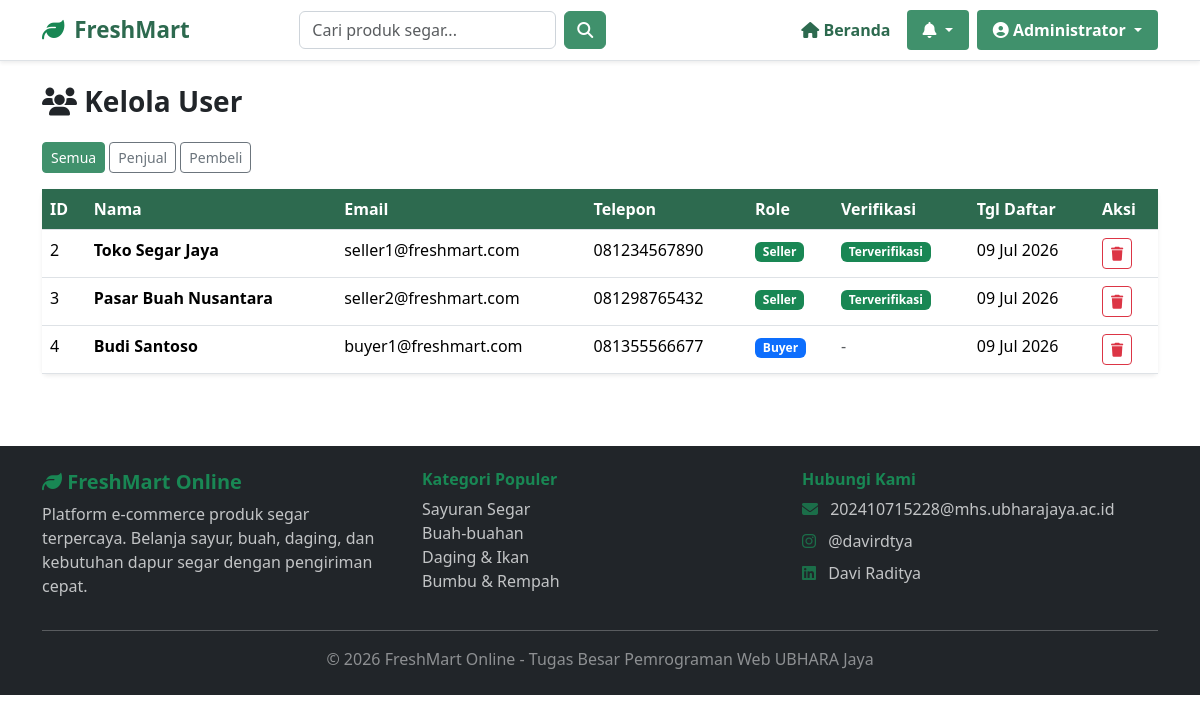
/src/views/admin/users.php (signed in), run on the app's committed database.
### tables this page shows
CREATE TABLE users (
    id INT AUTO_INCREMENT PRIMARY KEY,
    name VARCHAR(100) NOT NULL,
    email VARCHAR(100) NOT NULL UNIQUE,
    password VARCHAR(255) NOT NULL,
    role ENUM('admin', 'seller', 'buyer') NOT NULL DEFAULT 'buyer',
    phone VARCHAR(20),
    address TEXT,
    is_verified TINYINT(1) DEFAULT 0,
    created_at TIMESTAMP DEFAULT CURRENT_TIMESTAMP,
    updated_at TIMESTAMP DEFAULT CURRENT_TIMESTAMP ON UPDATE CURRENT_TIMESTAMP
);

### src/config/database.php (called while the page is built, shortened)
<?php
function e($string) {
    return htmlspecialchars($string, ENT_QUOTES, 'UTF-8');
}

### src/views/admin/users.php (the view, shortened to what this page needs)
<?php
require_once __DIR__ . '/../../config/database.php';
require_once __DIR__ . '/../partials/header.php';
$db = getDBConnection();
$roleFilter = $_GET['role'] ?? '';
$where = "role != 'admin'";
$params = [];
$stmt = $db->prepare("SELECT * FROM users WHERE $where ORDER BY created_at DESC");
$stmt->execute($params);
$users = $stmt->fetchAll();
?>
<div class="container py-4">
    <div class="d-flex justify-content-between mb-3">
        <h3 class="fw-bold"><i class="fas fa-users"></i> Kelola User</h3>
    </div>
    <div class="mb-3">
        <a href="users.php" class="btn <?php echo empty($roleFilter) ? 'btn-green' : 'btn-outline-secondary'; ?> btn-sm">Semua</a>
        <a href="users.php?role=seller" class="btn <?php echo $roleFilter === 'seller' ? 'btn-green' : 'btn-outline-secondary'; ?> btn-sm">Penjual</a>
        <a href="users.php?role=buyer" class="btn <?php echo $roleFilter === 'buyer' ? 'btn-green' : 'btn-outline-secondary'; ?> btn-sm">Pembeli</a>
    </div>
    <div class="card border-0 shadow-sm">
        <div class="card-body p-0">
            <div class="table-responsive">
                <table class="table mb-0">
                    <thead class="bg-green text-white">
                        <tr>
                            <th>ID</th>
                            <th>Nama</th>
                            <th>Email</th>
                            <th>Telepon</th>
                            <th>Role</th>
                            <th>Verifikasi</th>
                            <th>Tgl Daftar</th>
                            <th>Aksi</th>
                        </tr>
                    </thead>
                    <tbody>
                        <?php foreach ($users as $u): ?>
                        <tr>
                            <td><?php echo $u['id']; ?></td>
                            <td class="fw-bold"><?php echo e($u['name']); ?></td>
                            <td><?php echo e($u['email']); ?></td>
                            <td><?php echo e($u['phone'] ?? '-'); ?></td>
                            <td><span class="badge <?php echo $u['role'] === 'seller' ? 'bg-success' : 'bg-primary'; ?>"><?php echo ucfirst($u['role']); ?></span></td>
                            <td>
                                <?php if ($u['role'] === 'seller'): ?>
                                    <?php if ($u['is_verified']): ?>
                                        <span class="badge bg-success">Terverifikasi</span>
                                    <?php else: ?>
                                        <span class="badge bg-warning text-dark">Belum</span>
                                    <?php endif; ?>
                                <?php else: ?>
                                    <span class="text-muted">-</span>
                                <?php endif; ?>
                            </td>
                            <td><?php echo date('d M Y', strtotime($u['created_at'])); ?></td>
                            <td>
                                <?php if ($u['id'] !== 1): ?>
                                <a href="?delete=<?php echo $u['id']; ?>" class="btn btn-sm btn-outline-danger" onclick="return confirmDelete()"><i class="fas fa-trash"></i></a>
                                <?php endif; ?>
                            </td>
                        </tr>
                        <?php endforeach; ?>
                    </tbody>
                </table>
            </div>
        </div>
    </div>
</div>
<?php require_once __DIR__ . '/../partials/footer.php'; ?>

### src/assets/css/style.css (style rules this page uses)
.btn-green { background-color: #40916c; border-color: #40916c; color: white; }
.table th { background-color: #2d6a4f; color: white; font-weight: 600; }

### data on the page
users: id "2", name "Toko Segar Jaya", email "seller1@freshmart.com", phone "081234567890", role "Seller", is_verified "Terverifikasi", created_at "09 Jul 2026"
users: id "3", name "Pasar Buah Nusantara", email "seller2@freshmart.com", phone "081298765432", role "Seller", is_verified "Terverifikasi", created_at "09 Jul 2026"
users: id "4", name "Budi Santoso", email "buyer1@freshmart.com", phone "081355566677", role "Buyer", created_at "09 Jul 2026"

### other printed values
$userName "Administrator"
